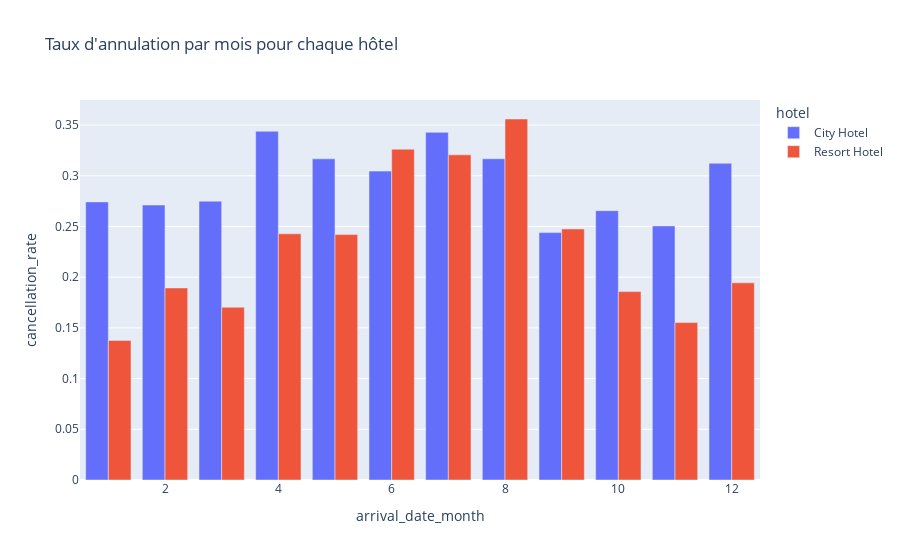
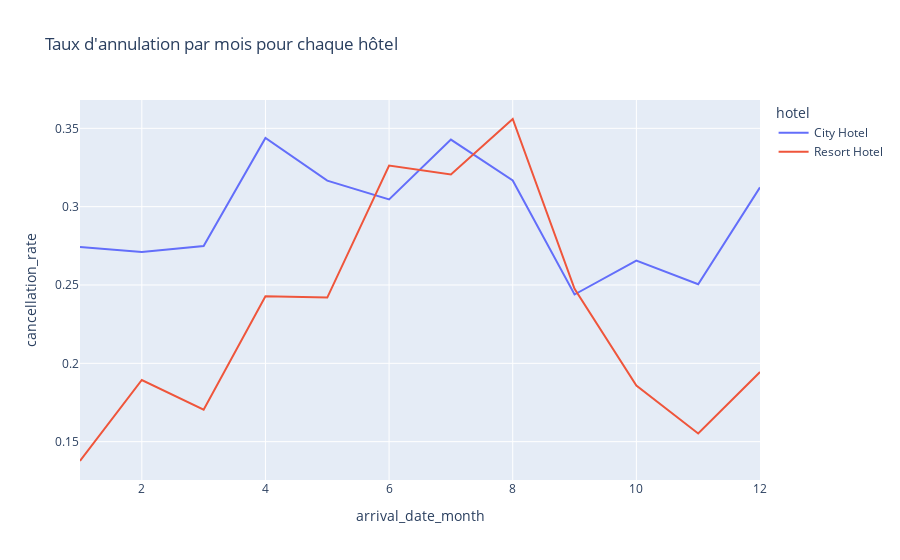

Notebook source saved alongside these figures, in order:
### Code cell
#je voudrais pouvoir faire un bar plot avec le nombre d'annulation par rapport au nombre de réservation. pour chaque mois pour chaque hotel

df['arrival_date_month'] = df['arrival_date'].dt.strftime('%m')
df['arrival_date_month'] = df['month'].astype(int)

import plotly.express as px

# Grouper par 'arrival_date_month' et 'hotel', puis calculer le nombre total de réservations et le nombre d'annulations
df_grouped = df.groupby(['arrival_date_month', 'hotel']).agg(total_reservations=('is_canceled', 'count'), cancellations=('is_canceled', 'sum')).reset_index()

# Créer une nouvelle colonne 'cancellation_rate' qui est le ratio du nombre d'annulations sur le nombre total de réservations
df_grouped['cancellation_rate'] = df_grouped['cancellations'] / df_grouped['total_reservations']

# Créer un graphique à barres avec 'arrival_date_month' sur l'axe des x, 'cancellation_rate' sur l'axe des y, et les barres colorées en fonction du type d'hôtel
fig = px.bar(df_grouped, x='arrival_date_month', y='cancellation_rate', color='hotel', barmode='group', title='Taux d\'annulation par mois pour chaque hôtel')
fig.show()
fig = px.line(df_grouped, x='arrival_date_month', y='cancellation_rate', color='hotel',  title='Taux d\'annulation par mois pour chaque hôtel')
fig.show()

### Figure 1 — Plotly figure (JSON) as saved in the notebook; plotly's stock layout.template omitted (floating-point values rounded to 4 significant figures)
{"data": [{"alignmentgroup": "True", "hovertemplate": "hotel=City Hotel<br>arrival_date_month=%{x}<br>cancellation_rate=%{y}<extra></extra>", "legendgroup": "City Hotel", "marker": {"color": "#636efa", "pattern": {"shape": ""}}, "name": "City Hotel", "offsetgroup": "City Hotel", "orientation": "v", "showlegend": true, "textposition": "auto", "type": "bar", "x": [1, 2, 3, 4, 5, 6, 7, 8, 9, 10, 11, 12], "xaxis": "x", "y": [0.2742, 0.2711, 0.2749, 0.3438, 0.3166, 0.3046, 0.3428, 0.3167, 0.2439, 0.2656, 0.2505, 0.3123], "yaxis": "y"}, {"alignmentgroup": "True", "hovertemplate": "hotel=Resort Hotel<br>arrival_date_month=%{x}<br>cancellation_rate=%{y}<extra></extra>", "legendgroup": "Resort Hotel", "marker": {"color": "#EF553B", "pattern": {"shape": ""}}, "name": "Resort Hotel", "offsetgroup": "Resort Hotel", "orientation": "v", "showlegend": true, "textposition": "auto", "type": "bar", "x": [1, 2, 3, 4, 5, 6, 7, 8, 9, 10, 11, 12], "xaxis": "x", "y": [0.1377, 0.1894, 0.1704, 0.2428, 0.242, 0.3262, 0.3206, 0.356, 0.2475, 0.1858, 0.1552, 0.1944], "yaxis": "y"}], "layout": {"barmode": "group", "legend": {"title": {"text": "hotel"}, "tracegroupgap": 0}, "title": {"text": "Taux d'annulation par mois pour chaque hôtel"}, "xaxis": {"anchor": "y", "domain": [0, 1], "title": {"text": "arrival_date_month"}}, "yaxis": {"anchor": "x", "domain": [0, 1], "title": {"text": "cancellation_rate"}}}}

### Figure 2 — Plotly figure (JSON) as saved in the notebook; plotly's stock layout.template omitted (floating-point values rounded to 4 significant figures)
{"data": [{"hovertemplate": "hotel=City Hotel<br>arrival_date_month=%{x}<br>cancellation_rate=%{y}<extra></extra>", "legendgroup": "City Hotel", "line": {"color": "#636efa", "dash": "solid"}, "marker": {"symbol": "circle"}, "mode": "lines", "name": "City Hotel", "orientation": "v", "showlegend": true, "type": "scatter", "x": [1, 2, 3, 4, 5, 6, 7, 8, 9, 10, 11, 12], "xaxis": "x", "y": [0.2742, 0.2711, 0.2749, 0.3438, 0.3166, 0.3046, 0.3428, 0.3167, 0.2439, 0.2656, 0.2505, 0.3123], "yaxis": "y"}, {"hovertemplate": "hotel=Resort Hotel<br>arrival_date_month=%{x}<br>cancellation_rate=%{y}<extra></extra>", "legendgroup": "Resort Hotel", "line": {"color": "#EF553B", "dash": "solid"}, "marker": {"symbol": "circle"}, "mode": "lines", "name": "Resort Hotel", "orientation": "v", "showlegend": true, "type": "scatter", "x": [1, 2, 3, 4, 5, 6, 7, 8, 9, 10, 11, 12], "xaxis": "x", "y": [0.1377, 0.1894, 0.1704, 0.2428, 0.242, 0.3262, 0.3206, 0.356, 0.2475, 0.1858, 0.1552, 0.1944], "yaxis": "y"}], "layout": {"legend": {"title": {"text": "hotel"}, "tracegroupgap": 0}, "title": {"text": "Taux d'annulation par mois pour chaque hôtel"}, "xaxis": {"anchor": "y", "domain": [0, 1], "title": {"text": "arrival_date_month"}}, "yaxis": {"anchor": "x", "domain": [0, 1], "title": {"text": "cancellation_rate"}}}}
